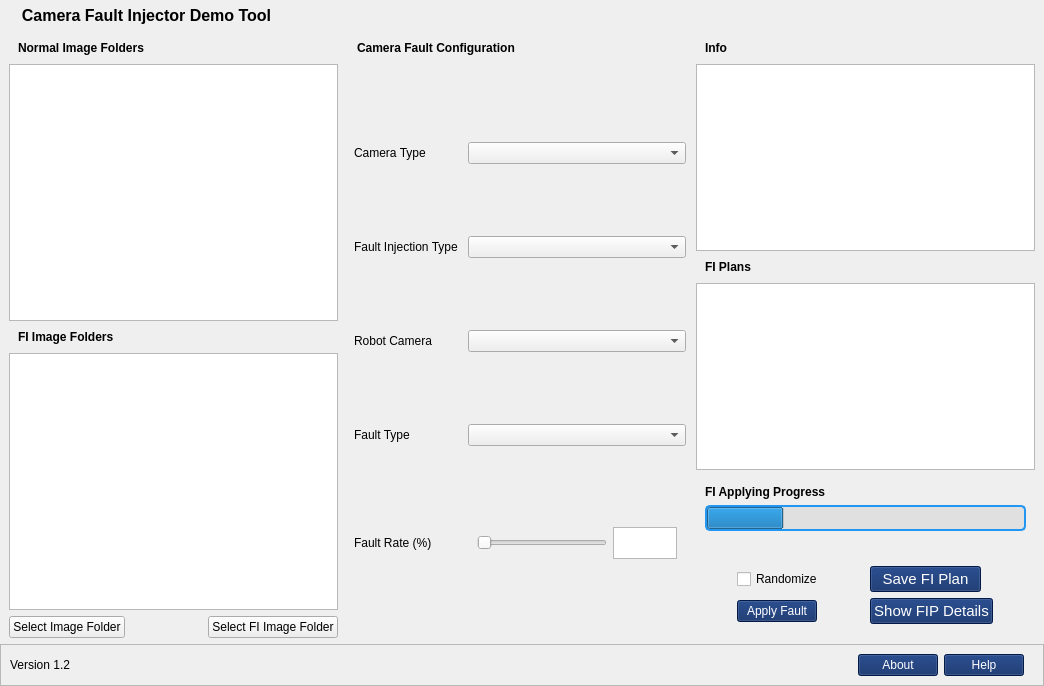
<?xml version="1.0" encoding="UTF-8"?>
<ui version="4.0">
 <class>MainWindow</class>
 <widget class="QMainWindow" name="MainWindow">
  <property name="geometry">
   <rect>
    <x>0</x>
    <y>0</y>
    <width>1044</width>
    <height>686</height>
   </rect>
  </property>
  <property name="sizePolicy">
   <sizepolicy hsizetype="Maximum" vsizetype="Expanding">
    <horstretch>0</horstretch>
    <verstretch>0</verstretch>
   </sizepolicy>
  </property>
  <property name="windowTitle">
   <string>MainWindow</string>
  </property>
  <widget class="QWidget" name="centralwidget">
   <layout class="QVBoxLayout" name="verticalLayout">
    <property name="spacing">
     <number>0</number>
    </property>
    <property name="leftMargin">
     <number>0</number>
    </property>
    <property name="topMargin">
     <number>0</number>
    </property>
    <property name="rightMargin">
     <number>0</number>
    </property>
    <property name="bottomMargin">
     <number>0</number>
    </property>
    <item>
     <widget class="QFrame" name="header_frame">
      <property name="styleSheet">
       <string notr="true"/>
      </property>
      <property name="frameShape">
       <enum>QFrame::NoFrame</enum>
      </property>
      <property name="frameShadow">
       <enum>QFrame::Raised</enum>
      </property>
      <layout class="QHBoxLayout" name="horizontalLayout">
       <property name="spacing">
        <number>0</number>
       </property>
       <property name="leftMargin">
        <number>0</number>
       </property>
       <property name="topMargin">
        <number>0</number>
       </property>
       <property name="rightMargin">
        <number>0</number>
       </property>
       <property name="bottomMargin">
        <number>0</number>
       </property>
       <item alignment="Qt::AlignTop">
        <widget class="QFrame" name="header_left_frame">
         <property name="frameShape">
          <enum>QFrame::NoFrame</enum>
         </property>
         <property name="frameShadow">
          <enum>QFrame::Raised</enum>
         </property>
         <layout class="QVBoxLayout" name="verticalLayout_2">
          <property name="spacing">
           <number>0</number>
          </property>
          <property name="leftMargin">
           <number>0</number>
          </property>
          <property name="topMargin">
           <number>0</number>
          </property>
          <property name="rightMargin">
           <number>0</number>
          </property>
          <property name="bottomMargin">
           <number>0</number>
          </property>
         </layout>
        </widget>
       </item>
       <item alignment="Qt::AlignTop">
        <widget class="QFrame" name="header_center_frame">
         <property name="styleSheet">
          <string notr="true">*{border:none;}</string>
         </property>
         <property name="frameShape">
          <enum>QFrame::Panel</enum>
         </property>
         <property name="frameShadow">
          <enum>QFrame::Raised</enum>
         </property>
         <layout class="QHBoxLayout" name="horizontalLayout_3">
          <property name="spacing">
           <number>0</number>
          </property>
          <property name="leftMargin">
           <number>6</number>
          </property>
          <property name="topMargin">
           <number>6</number>
          </property>
          <property name="rightMargin">
           <number>0</number>
          </property>
          <property name="bottomMargin">
           <number>6</number>
          </property>
          <item>
           <widget class="QLabel" name="header_icon_label">
            <property name="maximumSize">
             <size>
              <width>256</width>
              <height>16777215</height>
             </size>
            </property>
            <property name="text">
             <string/>
            </property>
            <property name="pixmap">
             <pixmap resource="icons/icons.qrc">:/icons/icon_signal.svg</pixmap>
            </property>
           </widget>
          </item>
          <item alignment="Qt::AlignRight|Qt::AlignTop">
           <widget class="QLabel" name="header_title_label">
            <property name="font">
             <font>
              <pointsize>12</pointsize>
              <weight>75</weight>
              <bold>true</bold>
             </font>
            </property>
            <property name="text">
             <string>  Camera Fault Injector Demo Tool</string>
            </property>
           </widget>
          </item>
          <item>
           <spacer name="horizontalSpacer_3">
            <property name="orientation">
             <enum>Qt::Horizontal</enum>
            </property>
            <property name="sizeHint" stdset="0">
             <size>
              <width>40</width>
              <height>20</height>
             </size>
            </property>
           </spacer>
          </item>
         </layout>
        </widget>
       </item>
       <item alignment="Qt::AlignRight|Qt::AlignVCenter">
        <widget class="QFrame" name="header_right_frame">
         <property name="minimumSize">
          <size>
           <width>0</width>
           <height>0</height>
          </size>
         </property>
         <property name="frameShape">
          <enum>QFrame::NoFrame</enum>
         </property>
         <property name="frameShadow">
          <enum>QFrame::Raised</enum>
         </property>
         <layout class="QVBoxLayout" name="verticalLayout_10">
          <property name="spacing">
           <number>9</number>
          </property>
          <property name="leftMargin">
           <number>0</number>
          </property>
          <property name="topMargin">
           <number>0</number>
          </property>
          <property name="rightMargin">
           <number>6</number>
          </property>
          <property name="bottomMargin">
           <number>0</number>
          </property>
         </layout>
        </widget>
       </item>
      </layout>
     </widget>
    </item>
    <item>
     <widget class="QFrame" name="main_body_frame">
      <property name="sizePolicy">
       <sizepolicy hsizetype="Preferred" vsizetype="Expanding">
        <horstretch>0</horstretch>
        <verstretch>0</verstretch>
       </sizepolicy>
      </property>
      <property name="frameShape">
       <enum>QFrame::NoFrame</enum>
      </property>
      <property name="frameShadow">
       <enum>QFrame::Raised</enum>
      </property>
      <layout class="QHBoxLayout" name="horizontalLayout_7">
       <property name="spacing">
        <number>0</number>
       </property>
       <property name="leftMargin">
        <number>0</number>
       </property>
       <property name="topMargin">
        <number>0</number>
       </property>
       <property name="rightMargin">
        <number>0</number>
       </property>
       <property name="bottomMargin">
        <number>0</number>
       </property>
       <item>
        <widget class="QFrame" name="left_body_cont_frame">
         <property name="frameShape">
          <enum>QFrame::NoFrame</enum>
         </property>
         <property name="frameShadow">
          <enum>QFrame::Raised</enum>
         </property>
         <layout class="QVBoxLayout" name="verticalLayout_3">
          <property name="spacing">
           <number>0</number>
          </property>
          <property name="leftMargin">
           <number>9</number>
          </property>
          <property name="topMargin">
           <number>0</number>
          </property>
          <property name="rightMargin">
           <number>0</number>
          </property>
          <property name="bottomMargin">
           <number>0</number>
          </property>
          <item>
           <widget class="QFrame" name="left_upper_frame">
            <property name="frameShape">
             <enum>QFrame::NoFrame</enum>
            </property>
            <property name="frameShadow">
             <enum>QFrame::Raised</enum>
            </property>
            <layout class="QVBoxLayout" name="verticalLayout_4">
             <property name="spacing">
              <number>0</number>
             </property>
             <property name="leftMargin">
              <number>0</number>
             </property>
             <property name="topMargin">
              <number>0</number>
             </property>
             <property name="rightMargin">
              <number>10</number>
             </property>
             <property name="bottomMargin">
              <number>0</number>
             </property>
             <item>
              <widget class="QFrame" name="image_file_frame">
               <property name="frameShape">
                <enum>QFrame::NoFrame</enum>
               </property>
               <property name="frameShadow">
                <enum>QFrame::Raised</enum>
               </property>
               <layout class="QHBoxLayout" name="horizontalLayout_9">
                <item>
                 <widget class="QLabel" name="image_file_label">
                  <property name="font">
                   <font>
                    <weight>75</weight>
                    <bold>true</bold>
                   </font>
                  </property>
                  <property name="frameShape">
                   <enum>QFrame::NoFrame</enum>
                  </property>
                  <property name="text">
                   <string>Normal Image Folders</string>
                  </property>
                 </widget>
                </item>
               </layout>
              </widget>
             </item>
             <item>
              <widget class="QTreeView" name="image_file_tree"/>
             </item>
             <item>
              <widget class="QFrame" name="fi_file_frame">
               <property name="frameShape">
                <enum>QFrame::NoFrame</enum>
               </property>
               <property name="frameShadow">
                <enum>QFrame::Raised</enum>
               </property>
               <layout class="QHBoxLayout" name="horizontalLayout_11">
                <item>
                 <widget class="QLabel" name="fi_file_label">
                  <property name="font">
                   <font>
                    <weight>75</weight>
                    <bold>true</bold>
                   </font>
                  </property>
                  <property name="text">
                   <string>FI Image Folders</string>
                  </property>
                 </widget>
                </item>
               </layout>
              </widget>
             </item>
             <item>
              <widget class="QTreeView" name="fi_file_tree"/>
             </item>
            </layout>
           </widget>
          </item>
          <item>
           <widget class="QFrame" name="left_bottom_frame">
            <property name="frameShape">
             <enum>QFrame::NoFrame</enum>
            </property>
            <property name="frameShadow">
             <enum>QFrame::Raised</enum>
            </property>
            <layout class="QHBoxLayout" name="horizontalLayout_8">
             <property name="spacing">
              <number>0</number>
             </property>
             <property name="leftMargin">
              <number>0</number>
             </property>
             <property name="topMargin">
              <number>6</number>
             </property>
             <property name="rightMargin">
              <number>10</number>
             </property>
             <property name="bottomMargin">
              <number>6</number>
             </property>
             <item>
              <widget class="QPushButton" name="find_image_file_button">
               <property name="sizePolicy">
                <sizepolicy hsizetype="Preferred" vsizetype="Preferred">
                 <horstretch>0</horstretch>
                 <verstretch>0</verstretch>
                </sizepolicy>
               </property>
               <property name="font">
                <font>
                 <weight>50</weight>
                 <bold>false</bold>
                </font>
               </property>
               <property name="styleSheet">
                <string notr="true"/>
               </property>
               <property name="text">
                <string>Select Image Folder</string>
               </property>
              </widget>
             </item>
             <item>
              <spacer name="horizontalSpacer">
               <property name="orientation">
                <enum>Qt::Horizontal</enum>
               </property>
               <property name="sizeHint" stdset="0">
                <size>
                 <width>40</width>
                 <height>20</height>
                </size>
               </property>
              </spacer>
             </item>
             <item>
              <widget class="QPushButton" name="find_fi_file_button">
               <property name="sizePolicy">
                <sizepolicy hsizetype="Preferred" vsizetype="Preferred">
                 <horstretch>0</horstretch>
                 <verstretch>0</verstretch>
                </sizepolicy>
               </property>
               <property name="font">
                <font>
                 <weight>50</weight>
                 <bold>false</bold>
                </font>
               </property>
               <property name="text">
                <string>Select FI Image Folder</string>
               </property>
              </widget>
             </item>
            </layout>
           </widget>
          </item>
         </layout>
        </widget>
       </item>
       <item>
        <widget class="QFrame" name="center_body_cont_frame">
         <property name="sizePolicy">
          <sizepolicy hsizetype="Preferred" vsizetype="Expanding">
           <horstretch>0</horstretch>
           <verstretch>0</verstretch>
          </sizepolicy>
         </property>
         <property name="frameShape">
          <enum>QFrame::NoFrame</enum>
         </property>
         <property name="frameShadow">
          <enum>QFrame::Raised</enum>
         </property>
         <layout class="QVBoxLayout" name="verticalLayout_5">
          <property name="leftMargin">
           <number>0</number>
          </property>
          <property name="topMargin">
           <number>0</number>
          </property>
          <property name="rightMargin">
           <number>0</number>
          </property>
          <property name="bottomMargin">
           <number>0</number>
          </property>
          <item alignment="Qt::AlignTop">
           <widget class="QFrame" name="central_menu_label_frame">
            <property name="frameShape">
             <enum>QFrame::NoFrame</enum>
            </property>
            <property name="frameShadow">
             <enum>QFrame::Raised</enum>
            </property>
            <layout class="QVBoxLayout" name="verticalLayout_6">
             <item>
              <widget class="QLabel" name="central_menu_label">
               <property name="font">
                <font>
                 <weight>75</weight>
                 <bold>true</bold>
                </font>
               </property>
               <property name="text">
                <string>Camera Fault Configuration</string>
               </property>
              </widget>
             </item>
            </layout>
           </widget>
          </item>
          <item>
           <widget class="QFrame" name="central_menu_frame">
            <property name="sizePolicy">
             <sizepolicy hsizetype="Preferred" vsizetype="Expanding">
              <horstretch>0</horstretch>
              <verstretch>0</verstretch>
             </sizepolicy>
            </property>
            <property name="frameShape">
             <enum>QFrame::NoFrame</enum>
            </property>
            <property name="frameShadow">
             <enum>QFrame::Raised</enum>
            </property>
            <layout class="QGridLayout" name="gridLayout">
             <property name="leftMargin">
              <number>6</number>
             </property>
             <property name="topMargin">
              <number>0</number>
             </property>
             <property name="rightMargin">
              <number>10</number>
             </property>
             <property name="bottomMargin">
              <number>0</number>
             </property>
             <property name="spacing">
              <number>0</number>
             </property>
             <item row="6" column="1">
              <widget class="QLabel" name="fault_rate_label">
               <property name="text">
                <string>Fault Rate (%)</string>
               </property>
              </widget>
             </item>
             <item row="6" column="3">
              <widget class="QFrame" name="fault_rate_frame">
               <property name="sizePolicy">
                <sizepolicy hsizetype="Preferred" vsizetype="Maximum">
                 <horstretch>0</horstretch>
                 <verstretch>0</verstretch>
                </sizepolicy>
               </property>
               <property name="frameShape">
                <enum>QFrame::NoFrame</enum>
               </property>
               <property name="frameShadow">
                <enum>QFrame::Raised</enum>
               </property>
               <layout class="QHBoxLayout" name="horizontalLayout_10">
                <item>
                 <widget class="QSlider" name="fault_rate_slider">
                  <property name="orientation">
                   <enum>Qt::Horizontal</enum>
                  </property>
                 </widget>
                </item>
                <item>
                 <widget class="QTextBrowser" name="fault_rate_textbrowser">
                  <property name="sizePolicy">
                   <sizepolicy hsizetype="Expanding" vsizetype="Maximum">
                    <horstretch>0</horstretch>
                    <verstretch>0</verstretch>
                   </sizepolicy>
                  </property>
                  <property name="maximumSize">
                   <size>
                    <width>64</width>
                    <height>32</height>
                   </size>
                  </property>
                  <property name="frameShape">
                   <enum>QFrame::StyledPanel</enum>
                  </property>
                 </widget>
                </item>
               </layout>
              </widget>
             </item>
             <item row="2" column="3">
              <widget class="QComboBox" name="camera_type_combobox"/>
             </item>
             <item row="5" column="3">
              <widget class="QComboBox" name="fault_type_combobox"/>
             </item>
             <item row="3" column="3">
              <widget class="QComboBox" name="fi_type_combobox"/>
             </item>
             <item row="3" column="1">
              <widget class="QLabel" name="fi_type_label">
               <property name="text">
                <string>Fault Injection Type   </string>
               </property>
              </widget>
             </item>
             <item row="4" column="1">
              <widget class="QLabel" name="robot_camera_label">
               <property name="text">
                <string>Robot Camera</string>
               </property>
              </widget>
             </item>
             <item row="2" column="1">
              <widget class="QLabel" name="camera_type_label">
               <property name="text">
                <string>Camera Type</string>
               </property>
              </widget>
             </item>
             <item row="4" column="3">
              <widget class="QComboBox" name="robot_camera_combobox"/>
             </item>
             <item row="5" column="1">
              <widget class="QLabel" name="fault_type_label">
               <property name="text">
                <string>Fault Type</string>
               </property>
              </widget>
             </item>
            </layout>
           </widget>
          </item>
         </layout>
        </widget>
       </item>
       <item>
        <widget class="QFrame" name="right_body_cont_frame">
         <property name="styleSheet">
          <string notr="true"/>
         </property>
         <property name="frameShape">
          <enum>QFrame::NoFrame</enum>
         </property>
         <property name="frameShadow">
          <enum>QFrame::Raised</enum>
         </property>
         <layout class="QGridLayout" name="gridLayout_3">
          <property name="leftMargin">
           <number>0</number>
          </property>
          <property name="topMargin">
           <number>0</number>
          </property>
          <property name="rightMargin">
           <number>9</number>
          </property>
          <property name="bottomMargin">
           <number>0</number>
          </property>
          <item row="2" column="0">
           <widget class="QFrame" name="right_bottom_frame">
            <property name="sizePolicy">
             <sizepolicy hsizetype="Preferred" vsizetype="Fixed">
              <horstretch>0</horstretch>
              <verstretch>0</verstretch>
             </sizepolicy>
            </property>
            <property name="frameShape">
             <enum>QFrame::NoFrame</enum>
            </property>
            <property name="frameShadow">
             <enum>QFrame::Raised</enum>
            </property>
            <layout class="QGridLayout" name="gridLayout_2">
             <property name="leftMargin">
              <number>0</number>
             </property>
             <property name="topMargin">
              <number>20</number>
             </property>
             <property name="rightMargin">
              <number>0</number>
             </property>
             <property name="bottomMargin">
              <number>20</number>
             </property>
             <item row="4" column="2">
              <widget class="QPushButton" name="show_fi_plan_details_button">
               <property name="font">
                <font>
                 <pointsize>11</pointsize>
                 <weight>50</weight>
                 <bold>false</bold>
                </font>
               </property>
               <property name="styleSheet">
                <string notr="true">background-color: rgb(6, 37, 98);
color: rgb(255, 255, 255);</string>
               </property>
               <property name="text">
                <string>Show FIP Details</string>
               </property>
              </widget>
             </item>
             <item row="3" column="2">
              <widget class="QPushButton" name="save_fi_plan_button">
               <property name="sizePolicy">
                <sizepolicy hsizetype="Maximum" vsizetype="Fixed">
                 <horstretch>0</horstretch>
                 <verstretch>0</verstretch>
                </sizepolicy>
               </property>
               <property name="font">
                <font>
                 <pointsize>11</pointsize>
                 <weight>50</weight>
                 <bold>false</bold>
                </font>
               </property>
               <property name="styleSheet">
                <string notr="true">background-color: rgb(6, 37, 98);
color: rgb(255, 255, 255);</string>
               </property>
               <property name="text">
                <string>  Save FI Plan  </string>
               </property>
               <property name="icon">
                <iconset resource="icons/icons.qrc">
                 <normaloff>:/icons/cil-save.png</normaloff>:/icons/cil-save.png</iconset>
               </property>
              </widget>
             </item>
             <item row="4" column="0">
              <widget class="QPushButton" name="apply_fault_button">
               <property name="sizePolicy">
                <sizepolicy hsizetype="Maximum" vsizetype="Fixed">
                 <horstretch>0</horstretch>
                 <verstretch>0</verstretch>
                </sizepolicy>
               </property>
               <property name="font">
                <font>
                 <weight>50</weight>
                 <bold>false</bold>
                </font>
               </property>
               <property name="styleSheet">
                <string notr="true">background-color: rgb(6, 37, 98);
color: rgb(255, 255, 255);</string>
               </property>
               <property name="text">
                <string>Apply Fault</string>
               </property>
               <property name="icon">
                <iconset resource="icons/icons.qrc">
                 <normaloff>:/icons/cil-cloud-upload.png</normaloff>:/icons/cil-cloud-upload.png</iconset>
               </property>
              </widget>
             </item>
             <item row="3" column="0">
              <widget class="QCheckBox" name="randomize_check">
               <property name="text">
                <string>Randomize</string>
               </property>
              </widget>
             </item>
            </layout>
           </widget>
          </item>
          <item row="0" column="0">
           <widget class="QFrame" name="right_upper_frame">
            <property name="sizePolicy">
             <sizepolicy hsizetype="Preferred" vsizetype="Expanding">
              <horstretch>0</horstretch>
              <verstretch>0</verstretch>
             </sizepolicy>
            </property>
            <property name="minimumSize">
             <size>
              <width>0</width>
              <height>0</height>
             </size>
            </property>
            <property name="frameShape">
             <enum>QFrame::NoFrame</enum>
            </property>
            <property name="frameShadow">
             <enum>QFrame::Raised</enum>
            </property>
            <layout class="QVBoxLayout" name="verticalLayout_7">
             <property name="spacing">
              <number>0</number>
             </property>
             <property name="leftMargin">
              <number>0</number>
             </property>
             <property name="topMargin">
              <number>0</number>
             </property>
             <property name="rightMargin">
              <number>0</number>
             </property>
             <property name="bottomMargin">
              <number>0</number>
             </property>
             <item>
              <widget class="QFrame" name="info_frame">
               <property name="sizePolicy">
                <sizepolicy hsizetype="Preferred" vsizetype="Fixed">
                 <horstretch>0</horstretch>
                 <verstretch>0</verstretch>
                </sizepolicy>
               </property>
               <property name="frameShape">
                <enum>QFrame::NoFrame</enum>
               </property>
               <property name="frameShadow">
                <enum>QFrame::Raised</enum>
               </property>
               <layout class="QVBoxLayout" name="verticalLayout_8">
                <property name="spacing">
                 <number>0</number>
                </property>
                <property name="leftMargin">
                 <number>0</number>
                </property>
                <property name="topMargin">
                 <number>0</number>
                </property>
                <property name="rightMargin">
                 <number>0</number>
                </property>
                <property name="bottomMargin">
                 <number>0</number>
                </property>
                <item>
                 <widget class="QFrame" name="info_label_frame">
                  <property name="frameShape">
                   <enum>QFrame::NoFrame</enum>
                  </property>
                  <property name="frameShadow">
                   <enum>QFrame::Raised</enum>
                  </property>
                  <layout class="QHBoxLayout" name="horizontalLayout_13">
                   <item>
                    <widget class="QLabel" name="info_label">
                     <property name="font">
                      <font>
                       <weight>75</weight>
                       <bold>true</bold>
                      </font>
                     </property>
                     <property name="styleSheet">
                      <string notr="true">*{border:none;}</string>
                     </property>
                     <property name="text">
                      <string>Info</string>
                     </property>
                    </widget>
                   </item>
                  </layout>
                 </widget>
                </item>
               </layout>
              </widget>
             </item>
             <item>
              <widget class="QTextEdit" name="info_text">
               <property name="sizePolicy">
                <sizepolicy hsizetype="Expanding" vsizetype="Expanding">
                 <horstretch>0</horstretch>
                 <verstretch>0</verstretch>
                </sizepolicy>
               </property>
               <property name="minimumSize">
                <size>
                 <width>0</width>
                 <height>150</height>
                </size>
               </property>
               <property name="maximumSize">
                <size>
                 <width>16777215</width>
                 <height>250</height>
                </size>
               </property>
               <property name="frameShape">
                <enum>QFrame::StyledPanel</enum>
               </property>
               <property name="readOnly">
                <bool>true</bool>
               </property>
              </widget>
             </item>
             <item>
              <widget class="QFrame" name="fi_plan_frame">
               <property name="frameShape">
                <enum>QFrame::NoFrame</enum>
               </property>
               <property name="frameShadow">
                <enum>QFrame::Raised</enum>
               </property>
               <layout class="QHBoxLayout" name="horizontalLayout_12">
                <item>
                 <widget class="QLabel" name="fi_plan_label">
                  <property name="font">
                   <font>
                    <weight>75</weight>
                    <bold>true</bold>
                   </font>
                  </property>
                  <property name="text">
                   <string>FI Plans</string>
                  </property>
                 </widget>
                </item>
               </layout>
              </widget>
             </item>
             <item>
              <widget class="QTreeView" name="fi_plan_tree"/>
             </item>
            </layout>
           </widget>
          </item>
          <item row="1" column="0">
           <widget class="QFrame" name="progressBar_frame">
            <property name="frameShape">
             <enum>QFrame::NoFrame</enum>
            </property>
            <property name="frameShadow">
             <enum>QFrame::Raised</enum>
            </property>
            <layout class="QVBoxLayout" name="verticalLayout_9">
             <item>
              <widget class="QLabel" name="progressBar_label">
               <property name="font">
                <font>
                 <weight>75</weight>
                 <bold>true</bold>
                </font>
               </property>
               <property name="text">
                <string>FI Applying Progress</string>
               </property>
              </widget>
             </item>
             <item>
              <widget class="QProgressBar" name="progressBar">
               <property name="styleSheet">
                <string notr="true">    border: 2px solid #2196F3;
    border-radius: 5px;
    background-color: #E0E0E0;</string>
               </property>
               <property name="value">
                <number>24</number>
               </property>
               <property name="alignment">
                <set>Qt::AlignCenter</set>
               </property>
               <property name="format">
                <string notr="true"/>
               </property>
              </widget>
             </item>
            </layout>
           </widget>
          </item>
         </layout>
        </widget>
       </item>
      </layout>
     </widget>
    </item>
    <item alignment="Qt::AlignBottom">
     <widget class="QFrame" name="footer_frame">
      <property name="frameShape">
       <enum>QFrame::StyledPanel</enum>
      </property>
      <property name="frameShadow">
       <enum>QFrame::Raised</enum>
      </property>
      <layout class="QHBoxLayout" name="horizontalLayout_6">
       <property name="spacing">
        <number>0</number>
       </property>
       <property name="leftMargin">
        <number>0</number>
       </property>
       <property name="topMargin">
        <number>0</number>
       </property>
       <property name="rightMargin">
        <number>0</number>
       </property>
       <property name="bottomMargin">
        <number>0</number>
       </property>
       <item>
        <widget class="QFrame" name="footer_left_frame">
         <property name="styleSheet">
          <string notr="true">*{border:none;}</string>
         </property>
         <property name="frameShape">
          <enum>QFrame::NoFrame</enum>
         </property>
         <property name="frameShadow">
          <enum>QFrame::Raised</enum>
         </property>
         <layout class="QHBoxLayout" name="horizontalLayout_4">
          <item alignment="Qt::AlignLeft">
           <widget class="QLabel" name="version_info_label">
            <property name="text">
             <string>Version 1.2</string>
            </property>
           </widget>
          </item>
         </layout>
        </widget>
       </item>
       <item alignment="Qt::AlignHCenter">
        <widget class="QFrame" name="footer_info_frame">
         <property name="frameShape">
          <enum>QFrame::NoFrame</enum>
         </property>
         <property name="frameShadow">
          <enum>QFrame::Raised</enum>
         </property>
         <layout class="QHBoxLayout" name="horizontalLayout_14">
          <item>
           <widget class="QLabel" name="footer_info_label">
            <property name="text">
             <string/>
            </property>
           </widget>
          </item>
         </layout>
        </widget>
       </item>
       <item alignment="Qt::AlignRight">
        <widget class="QFrame" name="footer_right_frame">
         <property name="styleSheet">
          <string notr="true"/>
         </property>
         <property name="frameShape">
          <enum>QFrame::NoFrame</enum>
         </property>
         <property name="frameShadow">
          <enum>QFrame::Raised</enum>
         </property>
         <layout class="QHBoxLayout" name="horizontalLayout_5">
          <item alignment="Qt::AlignRight">
           <widget class="QPushButton" name="about_button">
            <property name="styleSheet">
             <string notr="true">background-color: rgb(6, 37, 98);
color: rgb(255, 255, 255);</string>
            </property>
            <property name="text">
             <string>About</string>
            </property>
           </widget>
          </item>
          <item>
           <widget class="QPushButton" name="help_button">
            <property name="styleSheet">
             <string notr="true">background-color: rgb(6, 37, 98);
color: rgb(255, 255, 255);</string>
            </property>
            <property name="text">
             <string>Help</string>
            </property>
           </widget>
          </item>
         </layout>
        </widget>
       </item>
       <item alignment="Qt::AlignBottom">
        <widget class="QFrame" name="size_grip">
         <property name="maximumSize">
          <size>
           <width>10</width>
           <height>10</height>
          </size>
         </property>
         <property name="frameShape">
          <enum>QFrame::NoFrame</enum>
         </property>
         <property name="frameShadow">
          <enum>QFrame::Raised</enum>
         </property>
        </widget>
       </item>
      </layout>
     </widget>
    </item>
   </layout>
  </widget>
 </widget>
 <resources>
  <include location="icons.qrc"/>
  <include location="icons/icons.qrc"/>
  <include location="../CamFIDemoTool/icons/icons.qrc"/>
 </resources>
 <connections/>
</ui>
